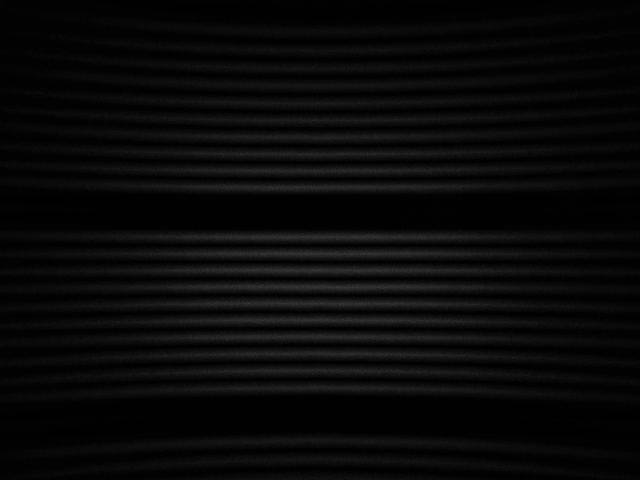
#> input picture OOK/sample_packets/frame_663.png, 640 x 480 px; its folder holds only this picture in this run
$ python detector.py
#> lines starting #> are read from the running program, lines starting #| are printed output that depends on the picture
import numpy
import cv2 #For image decoding
import os #for file handling
import math
import matplotlib.pyplot as plt
from scipy.signal import find_peaks

img_array_directory = "sample_packets/"
detection_threshold = 0.5
cammyLowThresh = 30
cammyHighThresh = 100

#TODO: Clarify whether we need to read the second image to deciper a full packet
#TODO: Clarify on a method to avoid the weird bloom effects in high light regions and the reverse effect in dark regions

#cv2 threshold
#OC

def find_two_biggest_pairs(input_pairs:tuple)->list[tuple]:
    difference_array = []
    sorted_difference_array = []
    for i in range(len(input_pairs)):
        difference_array.append( abs(input_pairs[i][0] -input_pairs[i][1]))
    sorted_difference_array = sorted(difference_array,reverse=True)
    indexFirst = difference_array.index( sorted_difference_array[0])
    indexSecond = difference_array.index(sorted_difference_array[1])
    return [input_pairs[indexFirst],input_pairs[indexSecond]]

def roughly_equal(a, b, tolerance=0):
    if a == b:
        return True
    denominator = max(abs(a), abs(b), 1e-12)  # Prevent division by zero
    return abs(a - b) <= tolerance * denominator


def main():
    img_array = []
    for root,dirs,files in os.walk(img_array_directory):
        for file in files:
            if(file.lower().endswith(('.png'))):
                img_array.append(os.path.join(root,file))
    if(len(img_array) != 0):
        print("Found {} images in {} directory".format(len(img_array),img_array_directory))
    else:
        print("No images found!")
        return
    i = 0
    while(i<len(img_array)):
        img = cv2.imread(img_array[i],flags=cv2.IMREAD_GRAYSCALE)
#> img is the input picture: shape (480, 640); min 0, max 62, mean 8.8
        height,width = img.shape
#> height = 480; width = 640
        vertical_stripe = img[:,math.floor(width/2)] #take all rows from the center of the image. This is the slice we use to demodulate
#> vertical_stripe = 480 values, max 53 at index 253, min 0 at index 17, mean 13.09
        clahe = cv2.createCLAHE(clipLimit=2.0,tileGridSize=(2,2))
        vertical_stripe = clahe.apply(vertical_stripe)
#> vertical_stripe = 480 values, max 106 at index 253, min 2 at index 17, mean 29.57
        vertical_stripe_blur = cv2.GaussianBlur(vertical_stripe,(1,21),0) #remove high freq components
#> vertical_stripe_blur = 480 values, max 72 at index 270, min 4 at index 10, mean 29.6
        vertical_stripe_normalize = (vertical_stripe_blur - numpy.min(vertical_stripe_blur))/(numpy.max(vertical_stripe_blur)-numpy.min(vertical_stripe_blur))
#> vertical_stripe_normalize = 480 values, max 1 at index 270, min 0 at index 10, mean 0.376
        # #This removes all high frequency components from the image
        # plt.plot(vertical_stripe_normalize)
        # plt.show()
        # break


        #Step 1: Edge detection. This makes it easier to identify the header (just find the longest time period without a bit transition)
        clahe = cv2.createCLAHE(clipLimit= 2.0,tileGridSize=(2,2))
        img = clahe.apply(img)
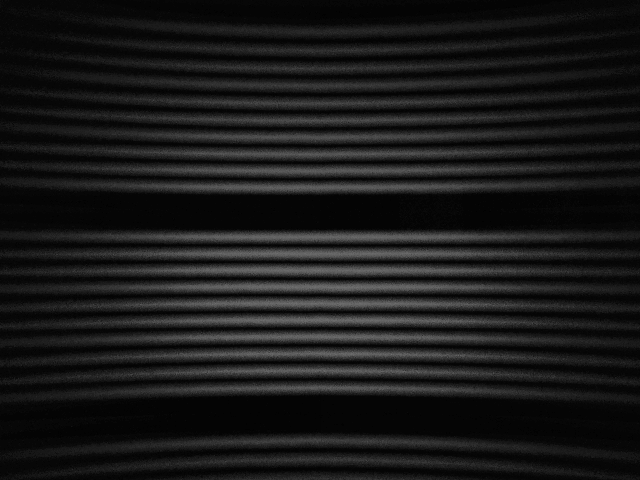
#> img: shape (480, 640); min 1, max 114, mean 25
        img_blur = cv2.GaussianBlur(img,(3,21),0)
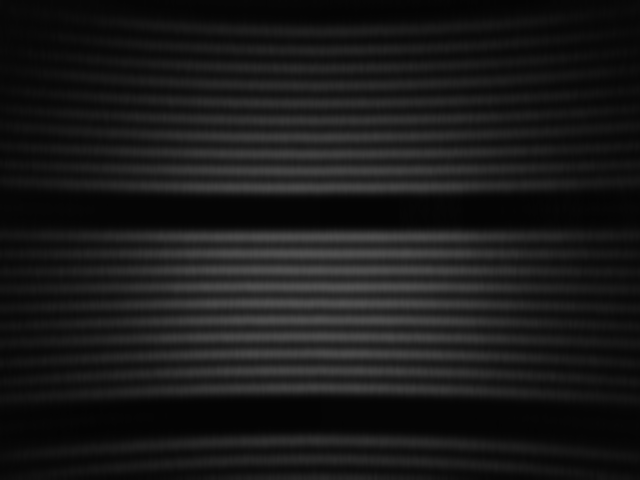
#> img_blur: shape (480, 640); min 4, max 81, mean 25
        med_val = numpy.median(img_blur)
#> med_val = 21
        cammyLowThresh = int(max(0, 0.66 * med_val))
#> cammyLowThresh = 13
        cammyHighThresh = int(min(255, 1.1 * med_val))
#> cammyHighThresh = 23
        img_edge = cv2.Canny(img_blur,threshold1=cammyLowThresh,threshold2=cammyHighThresh)
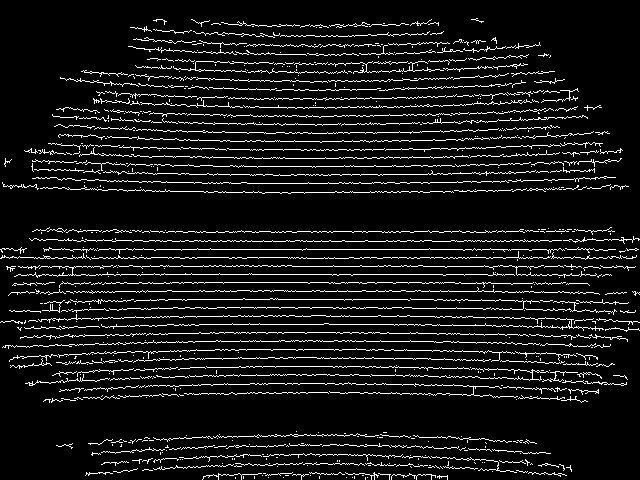
#> img_edge: shape (480, 640); 8.5% white in thin lines or dots
        kernel = numpy.ones((3,3), numpy.uint8)
        img_edge = cv2.morphologyEx(img_edge, cv2.MORPH_CLOSE, kernel)
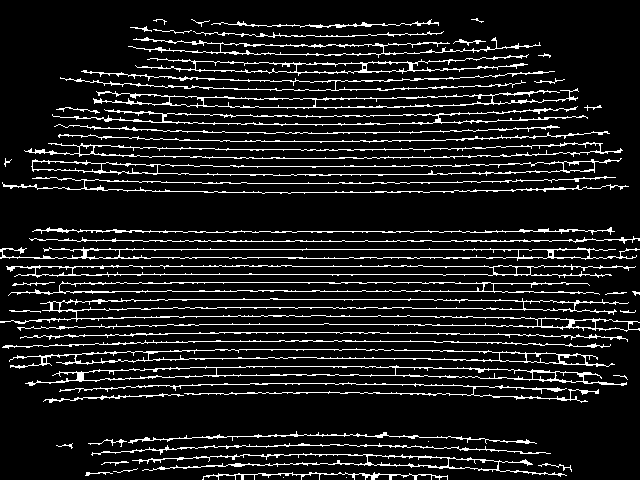
#> img_edge: shape (480, 640); 10.8% white in thin lines or dots
        vertical_edge_profile = numpy.sum(img_edge,axis=1)
#> vertical_edge_profile = 480 values, max 149430 at index 249, min 0 at index 0, mean 17698.1
        peaks,_ = find_peaks(vertical_edge_profile,height=0.5*numpy.max(vertical_edge_profile),distance=5) #distance is chosen arbitrarily. No way of knowing
#> peaks = [231, 241, 249, 257, 266, 274, 282, 291, 299]
        # [5 lines of commented-out code are left out]
        width_between_peaks = numpy.median(numpy.diff(peaks))
#> width_between_peaks = 8
        #Now we know how many bits it takes for a single symbol. Next we find the header to identify the region of interest.
        #Step 2 header identification and subsequent identification of ROI
        binary = (vertical_stripe_normalize>=0.5).astype(numpy.uint8)
#> binary = 480 values, max 1 at index 135, min 0 at index 0, mean 0.298
        j = 0
        header_start_end_pairs = []
        header_start = -1
        header_end = 0
        while(j<len(binary)):
            if(binary[j] == 0):
                if(header_start == -1):
                    header_start = j
            else:
                if(header_start != -1):
                    header_end = j
                else:
                    j+=1
                    continue
                if((header_end-header_start)>width_between_peaks*2): #adjust this value to capture the header
                    #we got a header of some sort
                    header_start_end_pairs.append((header_start,header_end))
                    header_start = -1
                    header_end = 0
            j+=1
#> this loop made 480 passes
#> header_start on passes 136, 159, 184, 233: -1, -1, -1, -1
#> after the loop, header_start = 391; header_start_end_pairs = [(0, 135), (141, 158), (159, 183), (192, 232), (243, 260), (261, 281), (293, 314), (326, 348), (358, 384)]; j = 480
        print(header_start_end_pairs)
#| [(0, 135), (141, 158), (159, 183), (192, 232), (243, 260), (261, 281), (293, 314), (326, 348), (358, 384)]
        if(len(header_start_end_pairs)<2):
            print("Failed to find a start and end header")
            i+=1
            continue
        elif(len(header_start_end_pairs)>2):
            header_start_end_pairs_biggest= find_two_biggest_pairs(header_start_end_pairs)
#> the loop in find_two_biggest_pairs, `for i in range(len(input_pairs)):` made 9 passes
#> after the loop in find_two_biggest_pairs, `for i in range(len(input_pairs)):`: difference_array = [135, 17, 24, 40, 17, 20, 21, 22, 26]
#> in find_two_biggest_pairs, `sorted_difference_array = sorted(difference_array,reverse=True)`: sorted_difference_array = [135, 40, 26, 24, 22, 21, 20, 17, 17]
#> in find_two_biggest_pairs, `indexFirst = difference_array.index( sorted_difference_array[0])`: indexFirst = 0
#> in find_two_biggest_pairs, `indexSecond = difference_array.index(sorted_difference_array[1])`: indexSecond = 3
#> header_start_end_pairs_biggest = [(0, 135), (192, 232)]
            header_start_end_pairs_biggest = sorted(header_start_end_pairs_biggest)
            t_a,t_b = header_start_end_pairs_biggest[0][1],header_start_end_pairs_biggest[1][0]
#> t_a = 135; t_b = 192
            if(abs(t_a-t_b)>200):
                #Packet size is usually 170 in the system so this match cant be
                header_start_end_pairs.remove(header_start_end_pairs_biggest[0])
            else:
                header_start_end_pairs = header_start_end_pairs_biggest
#> header_start_end_pairs = [(0, 135), (192, 232)]
        # [6 lines of commented-out code are left out]
        payload_start = 0
        payload_end = 0
        header_start_end_pairs = sorted(header_start_end_pairs)
        payload_start,payload_end = header_start_end_pairs[0][1],header_start_end_pairs[1][0] #end of the first header , start of the second header
#> payload_start = 135; payload_end = 192
        print("Payload start")
        print(payload_start)
#| 135
        print("Payload end")
        print(payload_end)
#| 192
        #Step 3 extract the binary data
        actual_data = vertical_stripe_normalize[payload_start:payload_end]
#> actual_data = 57 values, max 0.765 at index 52, min 0.309 at index 10, mean 0.525
        detection_threshold = (max(vertical_stripe_normalize)+min(vertical_stripe_normalize))/2
#> detection_threshold = [0.5]
        actual_data = (actual_data>=detection_threshold).astype(numpy.uint8)
#> actual_data = 57 values, max 1 at index 0, min 0 at index 6, mean 0.596
        cleaned_actual_data = []
        runner_counter = 0
        for r in range(len(actual_data)):
            #TODO This needs to be patched such that:
            #When the relative difference between a light region and dark region is lower, the signal must increase the threshold value for dark regions and decrease it for light regions.
            #Rn its hardcoded so it doesnt work properly
            if(r == len(actual_data)-1):
                continue
            if(actual_data[r] == actual_data[r+1]):
                runner_counter+=1
                if(actual_data[r] == 1 and roughly_equal(runner_counter,7,0)):
                    cleaned_actual_data.append(actual_data[r])
                    runner_counter = 0
                elif (actual_data[r] == 0 and roughly_equal(runner_counter,3,0)):
                    cleaned_actual_data.append(actual_data[r])
                    runner_counter = 0
                # [4 lines of commented-out code are left out]
            else:
                runner_counter = 1
#> this loop made 57 passes
#> after the loop, cleaned_actual_data = [[0], [0], [0], [1], [0], [0], [1], [0], [0], [1]]
        # ascii_string = actual_data.tobytes().decode('ascii')
        # print(ascii_string)
        cleaned_actual_data = numpy.array(cleaned_actual_data,dtype=numpy.uint8)
#> cleaned_actual_data = [0, 0, 0, 1, 0, 0, 1, 0, 0, 1]
        print(cleaned_actual_data.tobytes().hex(','))
#| 00,00,00,01,00,00,01,00,00,01
        return
        i+=1
if(__name__ == "__main__"):
    main()

$ run again, on OOK/sample_packets/frame_668.png
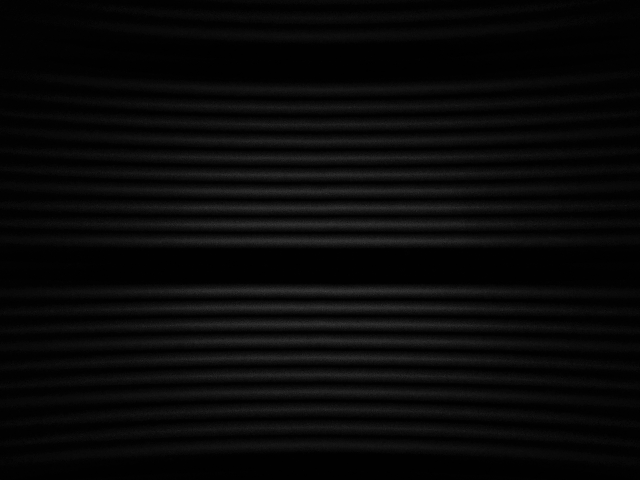
#> input picture OOK/sample_packets/frame_668.png, 640 x 480 px
#> in main, img is the input picture: shape (480, 640); min 0, max 64, mean 8.9
#> in main, `vertical_stripe = img[:,math.floor(width/2)]`: vertical_stripe = 480 values, max 55 at index 290, min 0 at index 79, mean 13.02
#> in main, `vertical_stripe = clahe.apply(vertical_stripe)`: vertical_stripe = 480 values, max 106 at index 290, min 2 at index 79, mean 28.57
#> vertical_stripe_blur = 480 values, max 70 at index 290, min 3 at index 255, mean 28.56
#> vertical_stripe_normalize = 480 values, max 1 at index 290, min 0 at index 255, mean 0.382
#> in main, `img_blur = cv2.GaussianBlur(img,(3,21),0)`:
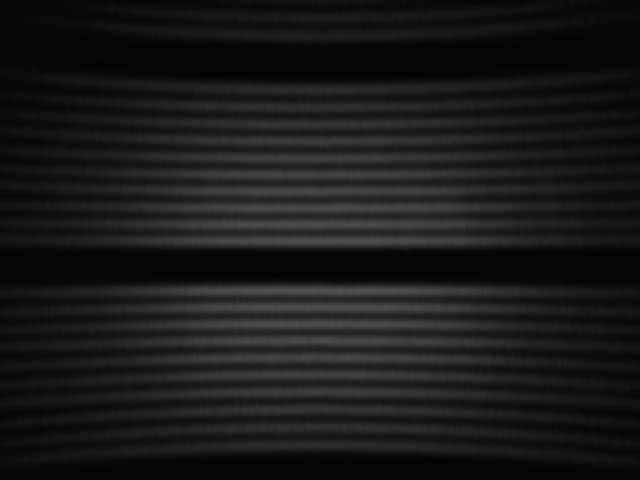
#> img_blur: shape (480, 640); min 4, max 81, mean 25.3
#> med_val = 22
#> cammyLowThresh = 14
#> cammyHighThresh = 24
#> in main, `img_edge = cv2.morphologyEx(img_edge, cv2.MORPH_CLOSE, kernel)`:
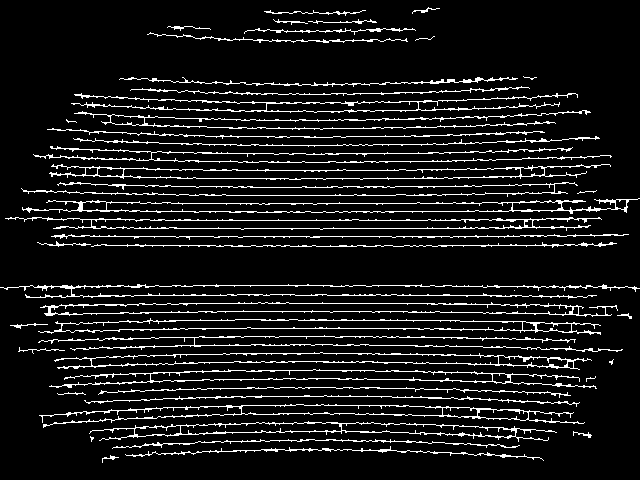
#> img_edge: shape (480, 640); 9.5% white in thin lines or dots
#> vertical_edge_profile = 480 values, max 118575 at index 236, min 0 at index 0, mean 15472.1
#> peaks = [178, 203, 211, 220, 228, 236, 245, 286, 295, 303, 320, 328]
#> width_between_peaks = 9
#> binary = 480 values, max 1 at index 107, min 0 at index 0, mean 0.321
#> the loop in main, `while(j<len(binary)):` made 480 passes
#> header_start on passes 108, 139, 171: -1, -1, -1
#> after the loop in main, `while(j<len(binary)):`: header_start = 396; header_start_end_pairs = [(0, 107), (109, 138), (146, 170), (180, 203), (214, 235), (246, 285), (297, 318), (330, 353), (362, 388)]; j = 480
#| [(0, 107), (109, 138), (146, 170), (180, 203), (214, 235), (246, 285), (297, 318), (330, 353), (362, 388)]
#> the loop in find_two_biggest_pairs, `for i in range(len(input_pairs)):` made 9 passes
#> after the loop in find_two_biggest_pairs, `for i in range(len(input_pairs)):`: difference_array = [107, 29, 24, 23, 21, 39, 21, 23, 26]
#> sorted_difference_array = [107, 39, 29, 26, 24, 23, 23, 21, 21]
#> indexFirst = 0
#> indexSecond = 5
#> header_start_end_pairs_biggest = [(0, 107), (246, 285)]
#> t_a = 107; t_b = 246
#> in main, `header_start_end_pairs = header_start_end_pairs_biggest`: header_start_end_pairs = [(0, 107), (246, 285)]
#> payload_start = 107; payload_end = 246
#| 107
#| 246
#> in main, `actual_data = vertical_stripe_normalize[payload_start:payload_end]`: actual_data = 139 values, max 0.91 at index 117, min 0.239 at index 8, mean 0.548
#> detection_threshold = [0.5]
#> in main, `actual_data = (actual_data>=detection_threshold).astype(numpy.uint8)`: actual_data = 139 values, max 1 at index 0, min 0 at index 2, mean 0.554
#> the loop in main, `for r in range(len(actual_data)):` made 139 passes
#> after the loop in main, `for r in range(len(actual_data)):`: cleaned_actual_data = [[0], [0], [0], [0], [0], [0], [0], [1], [0], [0], [1], [0], [0], [1], [0], [0], [1], [0], [0], [1], [0], [1], [0], [1]]
#> in main, `cleaned_actual_data = numpy.array(cleaned_actual_data,dtype=numpy.uint8)`: cleaned_actual_data = 24 values, max 1 at index 7, min 0 at index 0, mean 0.292
#| 00,00,00,00,00,00,00,01,00,00,01,00,00,01,00,00,01,00,00,01,00,01,00,01
